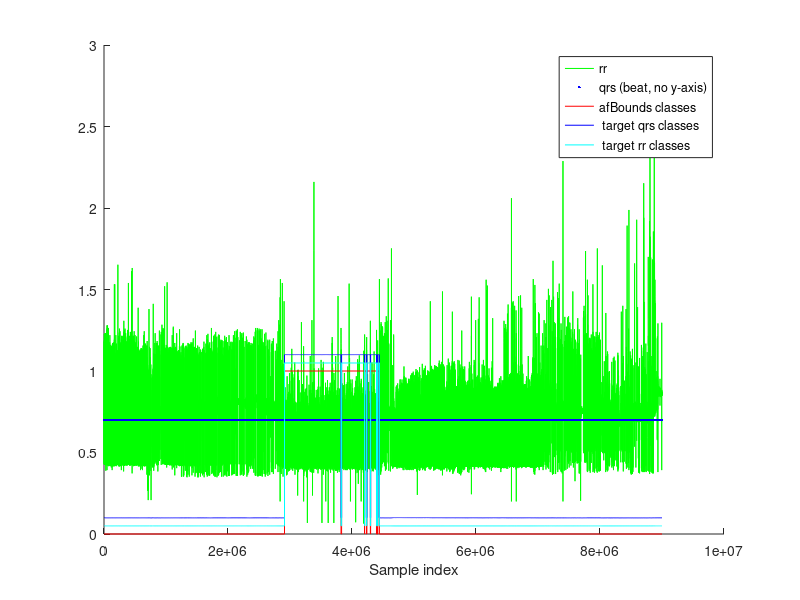

MATLAB code to generate this figure:
%% Heart beat investegation

clear


%% Load signal
load SIGNALS
s = SIGNALS{2};

%% Plot over sample index
figure
hold on
plot(s.qrs(1:end-1),s.rr,'g')

plot(s.qrs,0.7*ones(length(s.qrs),1),'b.');
stairs(s.afBounds(:,1),s.afBounds(:,2),'r');
stairs(s.qrs,s.targetsQRS+0.1,'b');
stairs(s.qrs(1:end-1),s.targetsRR+0.05,'c');
xlabel('Sample index');
legend( 'rr',...
        'qrs (beat, no y-axis)',...
        'afBounds classes',...
        ' target qrs classes',...
        ' target rr classes');


